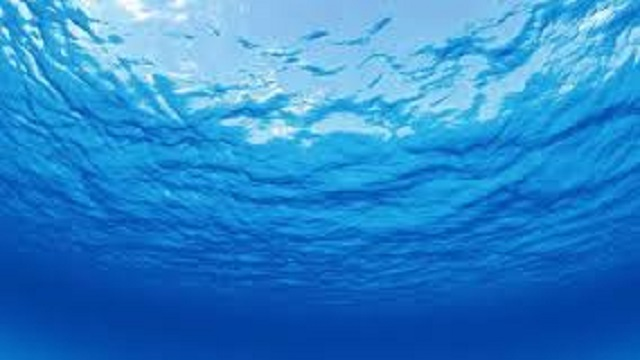
#> input picture Learning opencv Code/Image_Resource/water.jpg, 640 x 360 px
$ jupyter execute startP21.ipynb
#> lines starting #> are read from the running program, lines starting #| are printed output that depends on the picture
[cell 1]
import numpy as np
import cv2 as cv
import matplotlib
from matplotlib import pyplot as plt
from matplotlib import image as image

[cell 2]
img1 = cv.imread("Image_Resource/water.jpg")
#> img1 is the input picture: shape (360, 640, 3); mean B, G, R 204.6, 134.2, 43.1
img2 = cv.imread("Image_Resource/orange.png")
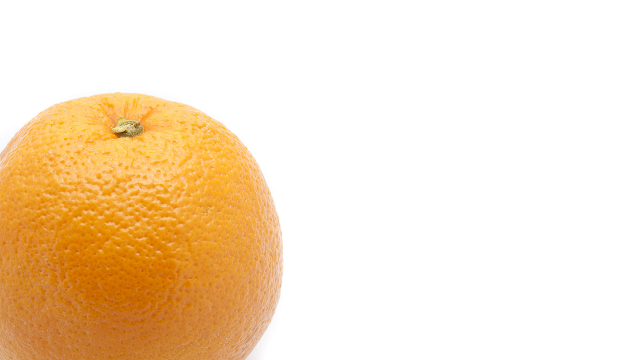
#> input picture Learning opencv Code/Image_Resource/orange.png, 640 x 360 px
#> img2 is the input picture: shape (360, 640, 3); mean B, G, R 199.2, 226, 246.9

[cell 3]
width , height, deep = img1.shape
#> width = 360; height = 640; deep = 3
M = np.float32([[1, 0, 100], [0, 1, 50]])

dst  = cv.warpAffine(img1, M, (height, width))
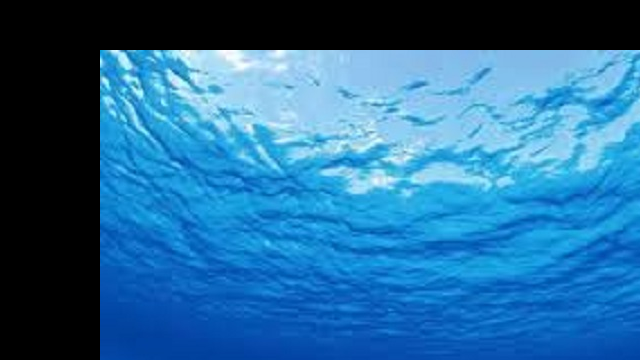
#> dst: shape (360, 640, 3); mean B, G, R 153.9, 106.4, 38.3

[cell 4]
fig, axes = plt.subplots(nrows=1, ncols=2, figsize=(8, 8))
axes[0].imshow(img1[:, :, ::-1])
axes[0].set_title("Origin")
axes[1].imshow(dst[:, :, ::-1])
axes[1].set_title("After")
plt.show()
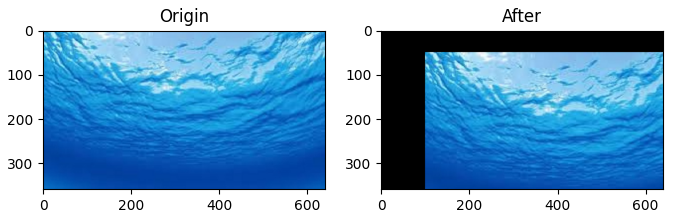
#> figure drawn by matplotlib, 2 panels
